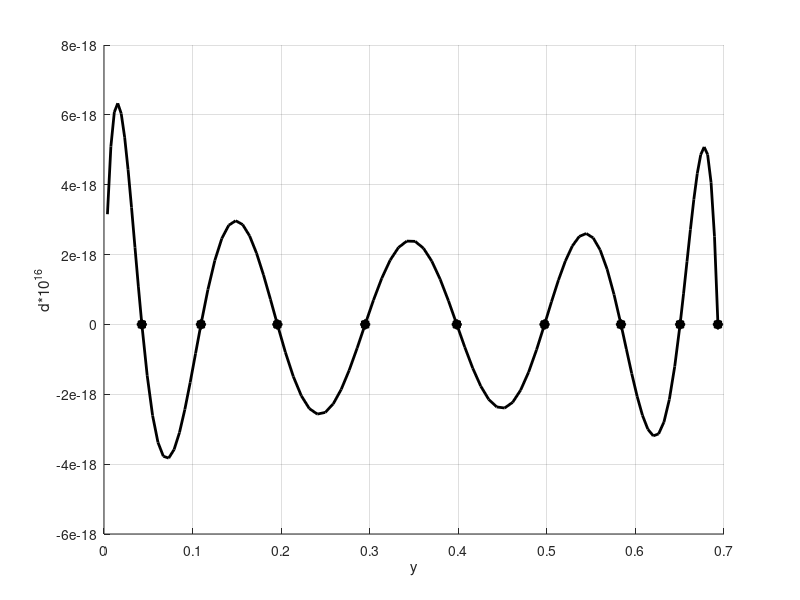

This chart was generated by the following MATLAB code:
clc
clear all
close all

y0 = [0.0427289707008092102182511
0.1094591957602738855917595
0.1957554226405850714085113
0.2948224502209071577114334
0.3983247303390381281955134
0.4973917579193601674778646
0.5836879847996714003151872
0.6504182098591360756886957
0.6931471805599453094172321
];

Y = [0.0038844518818917463834774
0.0077689037637834927669547
0.0116533556456752391504321
0.0155378075275669855339095
0.0194222594094587319173868
0.0233067112913504783008642
0.0271911631732422246843416
0.0310756150551339710678189
0.0349600669370257174512963
0.0388445188189174638347737
0.0427289707008092102182511
0.0487953547971241807067518
0.0548617388934391511952526
0.0609281229897541216837534
0.0669945070860690921722541
0.0730608911823840626607549
0.0791272752786990331492557
0.0851936593750140036377565
0.0912600434713289741262572
0.0973264275676439446147580
0.1033928116639589151032588
0.1094591957602738855917595
0.1173043072948476297569188
0.1251494188294213739220780
0.1329945303639951180872373
0.1408396418985688622523965
0.1486847534331426064175558
0.1565298649677163505827150
0.1643749765022900947478743
0.1722200880368638389130335
0.1800651995714375830781928
0.1879103111060113272433520
0.1957554226405850714085113
0.2047615160569779883451406
0.2137676094733709052817698
0.2227737028897638222183991
0.2317797963061567391550284
0.2407858897225496560916577
0.2497919831389425730282870
0.2587980765553354899649162
0.2678041699717284069015455
0.2768102633881213238381748
0.2858163568045142407748041
0.2948224502209071577114334
0.3042317484134645186645315
0.3136410466060218796176297
0.3230503447985792405707279
0.3324596429911366015238261
0.3418689411836939624769243
0.3512782393762513234300224
0.3606875375688086843831206
0.3700968357613660453362188
0.3795061339539234062893170
0.3889154321464807672424152
0.3983247303390381281955134
0.4073308237554310408575453
0.4163369171718239535195772
0.4253430105882168661816091
0.4343491040046097788436411
0.4433551974210026915056730
0.4523612908373956041677049
0.4613673842537885168297369
0.4703734776701814294917688
0.4793795710865743421538007
0.4883856645029672548158327
0.4973917579193601674778646
0.5052368694539339159176212
0.5130819809885076643573778
0.5209270925230814127971344
0.5287722040576551612368910
0.5366173155922289096766476
0.5444624271268026581164042
0.5523075386613764065561608
0.5601526501959501549959174
0.5679977617305239034356740
0.5758428732650976518754306
0.5836879847996714003151872
0.5897543688959863708036879
0.5958207529923013412921887
0.6018871370886163117806895
0.6079535211849312822691903
0.6140199052812462527576910
0.6200862893775612232461918
0.6261526734738761937346926
0.6322190575701911642231933
0.6382854416665061347116941
0.6443518257628211052001949
0.6504182098591360756886957
0.6543026617410278242094717
0.6581871136229195727302477
0.6620715655048113212510238
0.6659560173867030697717998
0.6698404692685948182925759
0.6737249211504865668133519
0.6776093730323783153341280
0.6814938249142700638549040
0.6853782767961618123756800
0.6892627286780535608964561
0.6931471805599453094172321
];

delta_base = [
0.00000000000000000000000000000000000000000000000000000000145624811510077800000000
0.00000000000000000000000000000000000000000000000000000000364470826527012000000000
0.00000000000000000000000000000000000000000000000000000000633853319714076700000000
0.00000000000000000000000000000000000000000000000000000000927909583171273200000000
0.00000000000000000000000000000000000000000000000000000001223242909410062400000000
0.00000000000000000000000000000000000000000000000000000001500453152989041400000000
0.00000000000000000000000000000000000000000000000000000001742337787326713600000000
0.00000000000000000000000000000000000000000000000000000001932385742152410300000000
0.00000000000000000000000000000000000000000000000000000002056446673250338500000000
            ];
        
delta_additional = [
0.00000000000000000315557966427581885437294717529309608497141300316258234600000000
0.00000000000000000509484737731358637363307578845289478503922546455393620900000000
0.00000000000000000607896534881543822187715717347501099878293994450390892100000000
0.00000000000000000633071826907752377179639965972327176890178669425333064300000000
0.00000000000000000603863652760885242312984175207354779346357151477241998800000000
0.00000000000000000536078898666544725704811951970316141440006474531284797000000000
0.00000000000000000442826492400386327831942764300328477848787053673240860200000000
0.00000000000000000334836392539567771664907744921860588689740929270675072100000000
0.00000000000000000220751169724525955528024383503462203665144918454677237800000000
0.00000000000000000107391898264364205794391633908710204349466333271897706900000000
0.00000000000000000000000000000000000000000000000000000000145624811510077800000000
-0.00000000000000000146953959786276762808405712681411403643213921176223339000000000
-0.00000000000000000260868745193978180002595402621699610421196044794905775100000000
-0.00000000000000000337708760473590199127496012707727584951943877012854079700000000
-0.00000000000000000377399160350259958778696729398617937883272991454987601100000000
-0.00000000000000000382689016988072194005888086033367535931157869645413569100000000
-0.00000000000000000358214192642481987020046389899171620523238255944651585700000000
-0.00000000000000000309736048724336612194652576625166895178108063145265501800000000
-0.00000000000000000243534073575964297172888550711357430881697229979580659600000000
-0.00000000000000000165932359706042372861251238219786961836543245691454587200000000
-0.00000000000000000082941609550494353721682061312743464415094631152994376600000000
0.00000000000000000000000000000000000000000000000000000000364470826527012000000000
0.00000000000000000099654388207970989574193030116592485244461469768283856900000000
0.00000000000000000183453346689510753486244646349925845056641975116773569900000000
0.00000000000000000245905359050480701583932829572507676965442171420625627600000000
0.00000000000000000283980852103239936649387110844755813196704534859015174700000000
0.00000000000000000296906008003075483992234063692463882414238186278009656800000000
0.00000000000000000285854224511353112860613851480585130765833120464585801800000000
0.00000000000000000253575138938359432091917889793413403172234268371142231200000000
0.00000000000000000203994131609505872974260680250304680432539653199775928200000000
0.00000000000000000141808913534373033067187989302540222073821711305240877400000000
0.00000000000000000072104145705310325805274813476836839851372147273018584100000000
0.00000000000000000000000000000000000000000000000000000000633853319714076700000000
-0.00000000000000000079482040937103923232931351197929492832757484587739569000000000
-0.00000000000000000149291504004439107211275953460593383511645346008763303100000000
-0.00000000000000000204252536940020840874690892387293556656703158363227269900000000
-0.00000000000000000240723970786910335082933742625608702451601348681554999900000000
-0.00000000000000000256718843744310626817511885508494098404070948142296408400000000
-0.00000000000000000251904645149945532097365652669808978124081141976074108500000000
-0.00000000000000000227498483434275333048016238178687282703390160345138707000000000
-0.00000000000000000186074526403236755047067467692554489472905316460366899300000000
-0.00000000000000000131303104959274524924372371855502051346240186099794586800000000
-0.00000000000000000067641924385869726842803522069913353817732971730195206800000000
0.00000000000000000000000000000000000000000000000000000000927909583171273200000000
0.00000000000000000069485392742013322793146450451443034082100399526417985500000000
0.00000000000000000132389175532247801014729099630283389382705283200883989500000000
0.00000000000000000183901541316909330021230165515234927574443440558265761400000000
0.00000000000000000220175022176892152255813144432163289808053442764543149200000000
0.00000000000000000238571729309667263599049630668452153663156853215928264800000000
0.00000000000000000237826364918925189581086024409285735015284194090103421700000000
0.00000000000000000218117801899859246404443374361104200854612559891096093100000000
0.00000000000000000181046650432256768158960449345240181526444805771877602600000000
0.00000000000000000129520852050453458928670484665975283290374745785601372000000000
0.00000000000000000067555834306908319916527806889829244067625757216147077000000000
0.00000000000000000000000000000000000000000000000000000001223242909410062400000000
-0.00000000000000000064963016826052825954155950414330131115245929639241837900000000
-0.00000000000000000125349901666520359388781882661088179990030938013070108800000000
-0.00000000000000000176577259661029437722627474471818773535068679084018579800000000
-0.00000000000000000214597813498667856851028990895574517370684127103539328100000000
-0.00000000000000000236201144160408968595872149205165421849425931161735215800000000
-0.00000000000000000239277967452713234998339297821687048979156646446771200800000000
-0.00000000000000000223030142080078582876179857256752805474883233190174376200000000
-0.00000000000000000188109647356285417705598590150688904275364192180552954900000000
-0.00000000000000000136671584103333397869568825388557164070622271411688464100000000
-0.00000000000000000072328892981187422321983679867267455464352593700579606300000000
0.00000000000000000000000000000000000000000000000000000001500453152989041400000000
0.00000000000000000064884062000702547492342641121464345149611853036101329900000000
0.00000000000000000126945296760799674411329548322841268517622513361143236300000000
0.00000000000000000181662878152503684793345123920574876823410999824055233600000000
0.00000000000000000224641901621285967990035127942055874836933975045558729000000000
0.00000000000000000251921040541734608980394414695952883475924309443779556900000000
0.00000000000000000260300321589900626472307435161118800531056426811541385600000000
0.00000000000000000247674238318557778624858582378162408218050743698202364800000000
0.00000000000000000213351649237050244634906584469097539593772246832508928800000000
0.00000000000000000158339789326957113920148062812055859027988166765347937800000000
0.00000000000000000085565255411813968911457639955542830156390132873964552700000000
0.00000000000000000000000000000000000000000000000000000001742337787326713600000000
-0.00000000000000000070560288011012285865487465309937955865749945485434878000000000
-0.00000000000000000140594770364078124250140577365878399937889533284501417300000000
-0.00000000000000000205517178209241321074398339397882023263826344600031487700000000
-0.00000000000000000260333822941225042747730960286579869721630678306223679400000000
-0.00000000000000000299869441505611622325031901297434221709467624575119123300000000
-0.00000000000000000319070120763322594369359339275167755627247534452002538100000000
-0.00000000000000000313394900536081774904566222891353371052510166078724314100000000
-0.00000000000000000279308612774630274670163340586717087247973897702533750900000000
-0.00000000000000000214889510537751607871777244938587464314699196762419626600000000
-0.00000000000000000120566277904665814852955686955527104436893681886170136600000000
0.00000000000000000000000000000000000000000000000000000001932385742152410300000000
0.00000000000000000087528140048466231581210660210030681267181144408123708400000000
0.00000000000000000179456703859835731493389559178116481241681115227721815500000000
0.00000000000000000271500031175732099257116578402241475946094586109097074200000000
0.00000000000000000358138859059811133577956933794168601719640434689171129400000000
0.00000000000000000432441385825851652833572538801542167545967652446373474000000000
0.00000000000000000485867870470034434424953643303548811895405476291944089700000000
0.00000000000000000508057771466518905811256749873446041773236183882606501700000000
0.00000000000000000486598391247123414171709916395968076680958468421276800400000000
0.00000000000000000406773954446839693473490670353463116757477481276649417800000000
0.00000000000000000251294009058156497847786844058726639732505387465368370300000000
0.00000000000000000000000000000000000000000000000000000002056446673250338500000000
];
 
grid on, hold on
xlabel('y'); ylabel('d*10^1^6');
% plot(Y, delta_additional*10^16, 'k','linewidth',2); plot(y0,delta_base*10^16, 'k*','linewidth',5)
plot(Y, delta_additional, 'k','linewidth',2); plot(y0,delta_base, 'k*','linewidth',5)
